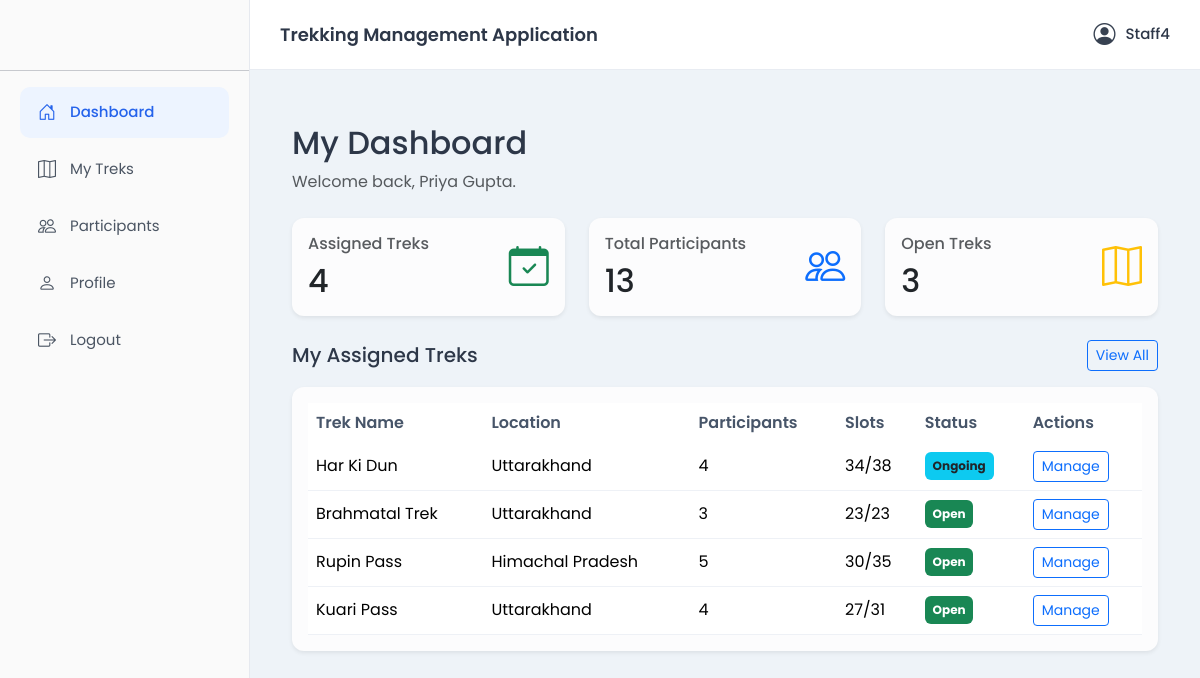
Screenshot of /staff/dashboard (signed in) with the database file from the repository.
### models.py (models this page shows, shortened)
class User(UserMixin, db.Model) :
    __tablename__ = "users"
    id = db.Column(db.Integer, primary_key = True)
    username = db.Column(db.String(50), unique = True, nullable = False)
    email = db.Column(db.String(120), unique = True, nullable = False)
    password_hash = db.Column(db.String(256), nullable = False)
    full_name = db.Column(db.String(120), nullable = False)
    phone = db.Column(db.String(20))
    role = db.Column(db.String(20), nullable = False, default = "user")  # admin, staff, user
    status = db.Column(db.String(20), nullable = False, default = "active")  # active, blacklisted
    created_at = db.Column(db.DateTime, default = datetime.utcnow)
    bookings = db.relationship("Booking", backref="user", lazy = True)
    assigned_treks = db.relationship("Trek", backref = "assigned_staff", lazy = True, foreign_keys = "Trek.assigned_staff_id")
    staff_profile = db.relationship("StaffProfile", backref = "user", uselist = False, lazy = True)

class Trek(db.Model) :
    __tablename__ = "treks"
    id = db.Column(db.Integer, primary_key = True)
    name = db.Column(db.String(150), nullable = False)
    location = db.Column(db.String(150), nullable = False)
    difficulty = db.Column(db.String(20), nullable = False)  # easy, moderate, hard
    duration_days = db.Column(db.Integer, nullable = False)
    total_slots = db.Column(db.Integer, nullable = False)
    available_slots = db.Column(db.Integer, nullable = False)
    assigned_staff_id = db.Column(db.Integer, db.ForeignKey("users.id"), nullable = True)
    image_url = db.Column(db.String(500),default="")
    price = db.Column(db.Float,nullable=False,default=0)
    status = db.Column(db.String(20), nullable = False, default="open")  # open, closed, started, ongoing, completed
    start_date = db.Column(db.Date, nullable = False)
    end_date = db.Column(db.Date, nullable = False)
    description = db.Column(db.Text, default="")
    created_at = db.Column(db.DateTime, default = datetime.utcnow)
    bookings = db.relationship("Booking", backref = "trek", lazy = True)

### routes/staff.py (the view)
@staff_bp.route("/dashboard")
@login_required
def dashboard():
    if current_user.role != "staff":
        flash("Access denied.", "danger")
        return redirect_dashboard(current_user)
    assigned_treks = (
        Trek.query
        .filter_by(assigned_staff_id=current_user.id)
        .order_by(Trek.start_date.asc())
        .all()
    )
    total_participants = sum(
        1
        for trek in assigned_treks
        for booking in trek.bookings
        if booking.status != "cancelled"
    )
    open_treks = sum(
        1 for trek in assigned_treks
        if trek.status == "open"
    )
    return render_template(
        "staff/dashboard.html",
        assigned_treks=assigned_treks,
        total_participants=total_participants,
        open_treks=open_treks
    )

### app.py (called while the page is built)
@login_manager.user_loader
def load_user(user_id):
    return db.session.get(User, int(user_id))

### templates/staff/dashboard.html (shortened to what this page needs)
{% extends "base.html" %}
{% block content %}
<div class="container mt-4">
    <div class="d-flex justify-content-between align-items-center mb-4">
        <div>
            <h2>My Dashboard</h2>
            <p class="text-muted mb-0">
                Welcome back, {{ current_user.full_name }}.
            </p>
        </div>
    </div>
    <div class="row">
        <div class="col-lg-4 col-md-6 mb-4">
            <div class="card shadow-sm h-100">
                <div class="card-body d-flex justify-content-between align-items-center">
                    <div>
                        <h6 class="text-muted mb-2">Assigned Treks</h6>
                        <h2 class="mb-0">{{ assigned_treks|length }}</h2>
                    </div>
                    <i class="bi bi-calendar-check fs-1 text-success"></i>
                </div>
            </div>
        </div>
        <div class="col-lg-4 col-md-6 mb-4">
            <div class="card shadow-sm h-100">
                <div class="card-body d-flex justify-content-between align-items-center">
                    <div>
                        <h6 class="text-muted mb-2">Total Participants</h6>
                        <h2 class="mb-0">{{ total_participants }}</h2>
                    </div>
                    <i class="bi bi-people fs-1 text-primary"></i>
                </div>
            </div>
        </div>
        <div class="col-lg-4 col-md-6 mb-4">
            <div class="card shadow-sm h-100">
                <div class="card-body d-flex justify-content-between align-items-center">
                    <div>
                        <h6 class="text-muted mb-2">Open Treks</h6>
                        <h2 class="mb-0">{{ open_treks }}</h2>
                    </div>
                  <i class="bi bi-map fs-1 text-warning"></i>
                </div>
            </div>
        </div>
    </div>
    <div class="d-flex justify-content-between align-items-center mb-3">
        <h5 class="mb-0"> My Assigned Treks </h5>
        <a href="{{ url_for('staff.my_treks') }}"
            class="btn btn-outline-primary btn-sm">
            View All
        </a>
    </div>
    <div class="card shadow-sm">
        {% if assigned_treks %}
        <div class="card-body">
            <table class="table table-hover align-middle mb-0">
                <thead>
                    <tr>
                        <th>Trek Name</th>
                        <th>Location</th>
                        <th>Participants</th>
                        <th>Slots</th>
                        <th>Status</th>
                        <th>Actions</th>
                    </tr>
                </thead>
                <tbody>
                    {% for trek in assigned_treks %}
                    <tr>
                        <td>{{ trek.name }}</td>
                        <td>{{ trek.location }}</td>
                        <td>{{ trek.bookings|length }}</td>
                        <td>{{ trek.available_slots }}/{{ trek.total_slots }}</td>
                        <td>
                            {% if trek.status == "open" %}
                            <span class="badge py-2 bg-success"> Open </span>
                            {% elif trek.status == "started" %}
                            <span class="badge bg-warning text-dark py-2"> Started </span>
                            {% elif trek.status == "ongoing" %}
                            <span class="badge bg-info text-dark py-2"> Ongoing </span>
                            {% elif trek.status == "completed" %}
                            <span class="badge bg-primary py-2"> Completed </span>
                            {% else %}
                            <span class="badge py-2 bg-danger"> Closed </span>
                            {% endif %}
                        </td>
                        <td>
                            <a href="{{ url_for('staff.manage_trek', trek_id=trek.id) }}"
                                class="btn btn-outline-primary btn-sm">
                                Manage
                            </a>
                        </td>
                    </tr>
                    {% endfor %}
                </tbody>
            </table>
        </div>
        {% endif %}
    </div>
</div>
{% endblock %}

### templates/base.html (shortened to what this page needs)
<!DOCTYPE html>
<html lang="en">
    <head>
        <link href="https://cdn.jsdelivr.net/npm/bootstrap@5.3.3/dist/css/bootstrap.min.css" rel="stylesheet">
        <link rel="stylesheet" href="https://cdn.jsdelivr.net/npm/bootstrap-icons@1.11.3/font/bootstrap-icons.css">
        <link rel="stylesheet" href="{{ url_for('static', filename='css/style.css') }}">
    </head>
    <body>
        {% if current_user.is_authenticated %}
            {% if current_user.role == "admin" %}
                {% set dashboard = 'admin.dashboard' %}
            {% elif current_user.role == "staff" %}
                {% set dashboard = 'staff.dashboard' %}
            {% else %}
                {% set dashboard = 'user.dashboard' %}
            {% endif %}
        <div class="wrapper">
            <aside class="sidebar">
                <hr>
                <ul class="sidebar-menu">
                    <li>
                        <a href="{{ url_for(dashboard) }}"
                        class="{% if request.endpoint==dashboard %}active{% endif %}">
                            <i class="bi bi-house-door"></i>
                            <span>Dashboard</span>
                        </a>
                    </li>
                    {% if current_user.role=="admin" %}
                    <li>
                        <a href="{{ url_for('admin.treks') }}"
                        class="{% if request.endpoint=='admin.treks' %}active{% endif %}">
                            <i class="bi bi-map"></i>
                            <span>Treks</span>
                        </a>
                    </li>
                    <li>
                        <a href="{{ url_for('admin.staff') }}"
                        class="{% if request.endpoint=='admin.staff' %}active{% endif %}">
                            <i class="bi bi-person"></i>
                            <span>Staff</span>
                        </a>
                    </li>
                    <li>
                        <a href="{{ url_for('admin.users') }}"
                        class="{% if request.endpoint=='admin.users' %}active{% endif %}">
                            <i class="bi bi-people"></i>
                            <span>Users</span>
                        </a>
                    </li>
                    <li>
                        <a href="{{ url_for('admin.bookings') }}"
                        class="{% if request.endpoint=='admin.bookings' %}active{% endif %}">
                            <i class="bi bi-calendar-check"></i>
                            <span>Bookings</span>
                        </a>
                    </li>
                    {% elif current_user.role=="staff" %}
                    <li>
                        <a href="{{ url_for('staff.my_treks') }}"
                        class="{% if request.endpoint=='staff.my_treks' %}active{% endif %}">
                            <i class="bi bi-map"></i>
                            <span>My Treks</span>
                        </a>
                    </li>
                    <li>
                        <a href="{{ url_for('staff.participants') }}"
                        class="{% if request.endpoint=='staff.participants' %}active{% endif %}">
                            <i class="bi bi-people"></i>
                            <span>Participants</span>
                        </a>
                    </li>
                    <li>
                        <a href="{{ url_for('staff.profile') }}"
                        class="{% if request.endpoint=='staff.profile' %}active{% endif %}">
                            <i class="bi bi-person"></i>
                            <span>Profile</span>
                        </a>
                    </li>
                    {% endif %}
                    <li>
                        <a href="{{ url_for('auth.logout')}}"
                        class="{% if request.endpoint=='auth.logout' %}active{% endif %}">
                            <i class="bi bi-box-arrow-right"></i>
                            <span>Logout</span>
                        </a>
                    </li>
                </ul>
            </aside>
            <div class="main">
                <nav class="topbar">
                    <h5 class="app-title">Trekking Management Application</h5>
                    <div class="profile">
                        <i class="bi bi-person-circle"></i>
                        <span>{{ current_user.username.capitalize() }}</span>
                    </div>
                </nav>
                <div class="page-content">
                    {% block content %}{% endblock %}
                </div>
            </div>
        </div>
        {% else %}
        {% block public_content %}
        {% endblock %}
        {% endif %}
    </body>
</html>

### static/css/style.css (style rules this page uses)
* { margin:0; padding:0; box-sizing:border-box; }
body { font-family:'Poppins',sans-serif; background:#eef3f8; color:#2d3748; }
.wrapper { display:flex; min-height:100vh; }
.sidebar { width:250px; background:#fafafa; border-right:1px solid #e6e9ef; position:fixed; height:100vh; display:flex; flex-direction:column; }
.sidebar hr { margin-top: 70px; }
.sidebar-menu { list-style:none; padding:0px 20px 12px 20px; }
.sidebar-menu li { margin-bottom:6px; }
.sidebar-menu a { display:flex; align-items:center; gap:14px; text-decoration:none; color:#4b5563; padding:12px 18px; border-radius:10px; transition:.25s; font-size:15px; }
.sidebar-menu a i { font-size:18px; }
.sidebar-menu a.active { background:#edf4ff; color:#2563eb; font-weight:500; }
.main { margin-left:250px; width:calc(100% - 250px); }
.topbar { height:70px; background:#fff; border-bottom:1px solid #e8ecf2; display:flex; justify-content:space-between; align-items:center; padding:0 30px; }
.app-title { font-size:18px; font-weight:600; margin:0; }
.profile { display:flex; align-items:center; gap:10px; cursor:pointer; }
.profile i:first-child { font-size:22px; color:#374151; }
.profile span { font-size:15px; font-weight:500; }
.page-content { padding:30px; }
.card { border:none; border-radius:12px; background:#fcfcfd; box-shadow:0 1px 3px rgba(0,0,0,.08); }
.table { background:#fff; }
.table thead { background:#f8fafc; }
.table th { font-weight:600; border:none; color:#475569; }
.table td { vertical-align:middle; border-color:#eef1f6; }

### rows the page displays
User: username "Staff4", full_name "Priya Gupta"
Trek: name "Har Ki Dun", location "Uttarakhand", bookings|length "4", available_slots "34", total_slots "38", status "Ongoing"
Trek: name "Brahmatal Trek", location "Uttarakhand", bookings|length "3", available_slots "23", total_slots "23", status "Open"
Trek: name "Rupin Pass", location "Himachal Pradesh", bookings|length "5", available_slots "30", total_slots "35", status "Open"
Trek: name "Kuari Pass", location "Uttarakhand", bookings|length "4", available_slots "27", total_slots "31", status "Open"

### other values shown
{{ assigned_treks|length }} "4"
{{ total_participants }} "13"
{{ open_treks }} "3"
